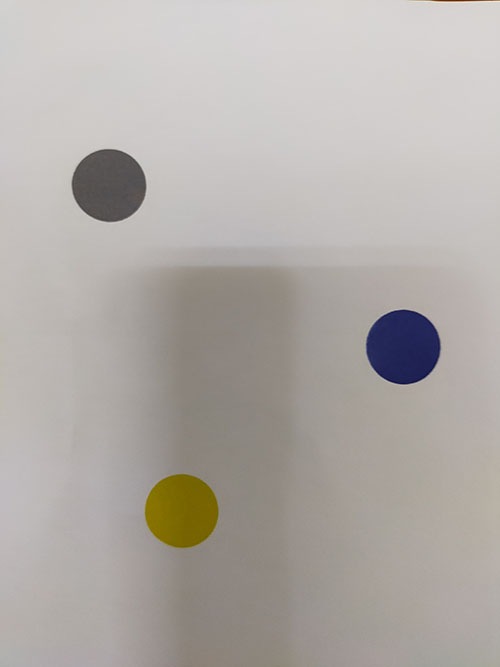
#> input picture test.jpg, 500 x 667 px
$ python main_shapedetection.py
#> lines starting #> are read from the running program, lines starting #| are printed output that depends on the picture; after the words box and inside, x2 and y2 are one past the last pixel; in counts of white or black regions, pixels touching at a corner belong together; long printed decimals are rounded
import cv2
import numpy as np
import math
img = cv2.imread('test.jpg')
#> img is the input picture: shape (667, 500, 3); mean B, G, R 167.8, 172.2, 177.3


width = 500
height = int((width * img.shape[0])/img.shape[1])
#> height = 667
dim = (width, height)
#> dim = (500, 667)

# resize image
img = cv2.resize(img, dim, interpolation = cv2.INTER_AREA)

img_gray = cv2.cvtColor(img,cv2.COLOR_BGR2GRAY)
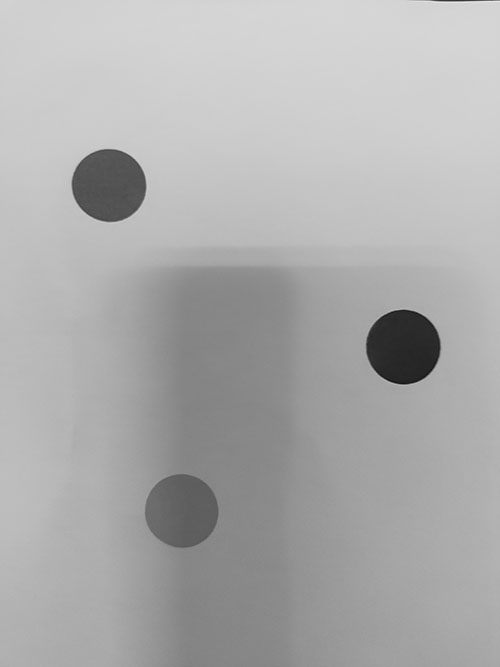
#> img_gray: shape (667, 500); min 13, max 233, mean 173.1

_, thrash = cv2.threshold(img_gray,150,255,cv2.THRESH_BINARY)
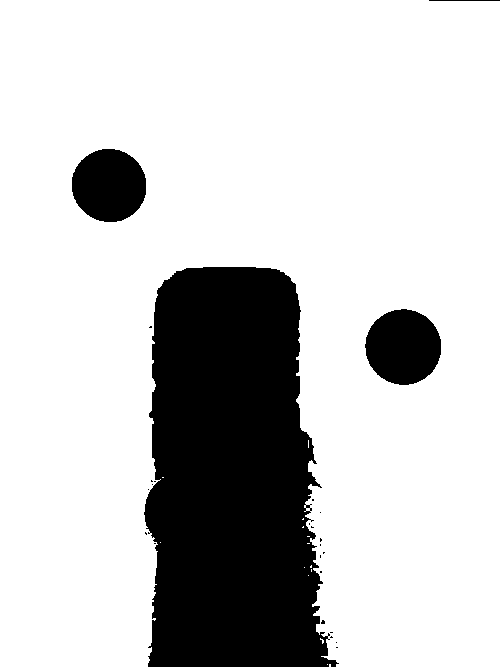
#> thrash: shape (667, 500); 78.8% white; 25 black regions (21 under 20 px)

contours, _ = cv2.findContours(thrash,cv2.RETR_TREE,cv2.CHAIN_APPROX_NONE)
#> contours = 45 contours, 42 with area under 20; largest, box (x1, y1, x2, y2) and area: (0, 0, 500, 667) 270012, (364, 308, 442, 386) 4598, (71, 148, 147, 223) 4390


for cnt in contours:
  #make Poly
  approx = cv2.approxPolyDP(cnt,0.01*cv2.arcLength(cnt,True),True)
  x = approx.ravel()[0]
  y = approx.ravel()[1]
  if len(approx) >10:
      ((x, y), r) = cv2.minEnclosingCircle(cnt)
      cv2.circle(img, (int(x), int(y)), int(r), (36, 255, 12), 2)
      line_thickness = 2
      x_1 = int(x-int(r))
      x_2 = int(x+int(r))
      cv2.line(img, (x_1, int(y)), (x_2,  int(y)), (255, 0, 0), thickness=line_thickness)
      x_text = int((x+x_2)/2)
      cv2.putText(img,'D:'+format(round(r*2,2)),(int((x +x_1)/2),int(y-5)),cv2.FONT_HERSHEY_COMPLEX,0.8,(255,255,255))
      print('Radius: {}'.format(r))
#> this loop made 45 passes
#> (r, line_thickness, x_1, x_2, x_text) on passes 44 to 45: (38.95, 2, 364, 440, 421), (38.49, 2, 70, 146, 127)
#| Radius: 38.950
#| Radius: 38.487
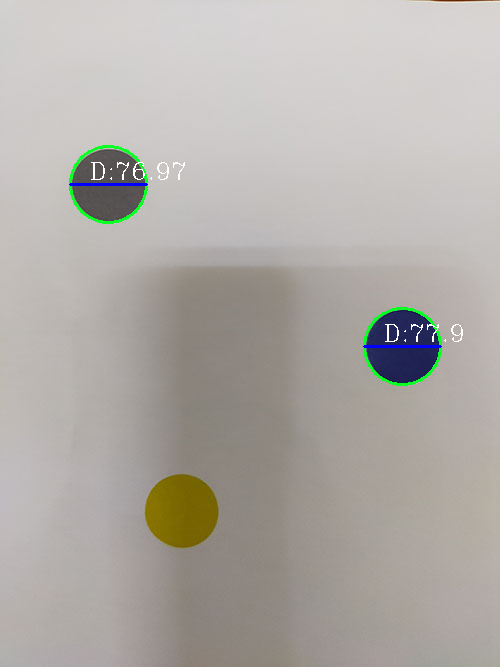
#> img: shape (667, 500, 3); 0.73% of pixels changed, all inside (x1, y1, x2, y2) = (69, 145, 463, 386)


cv2.imshow("img",img)
cv2.imshow("shapes",thrash)
cv2.waitKey(0)
cv2.destroyAllWindows()
